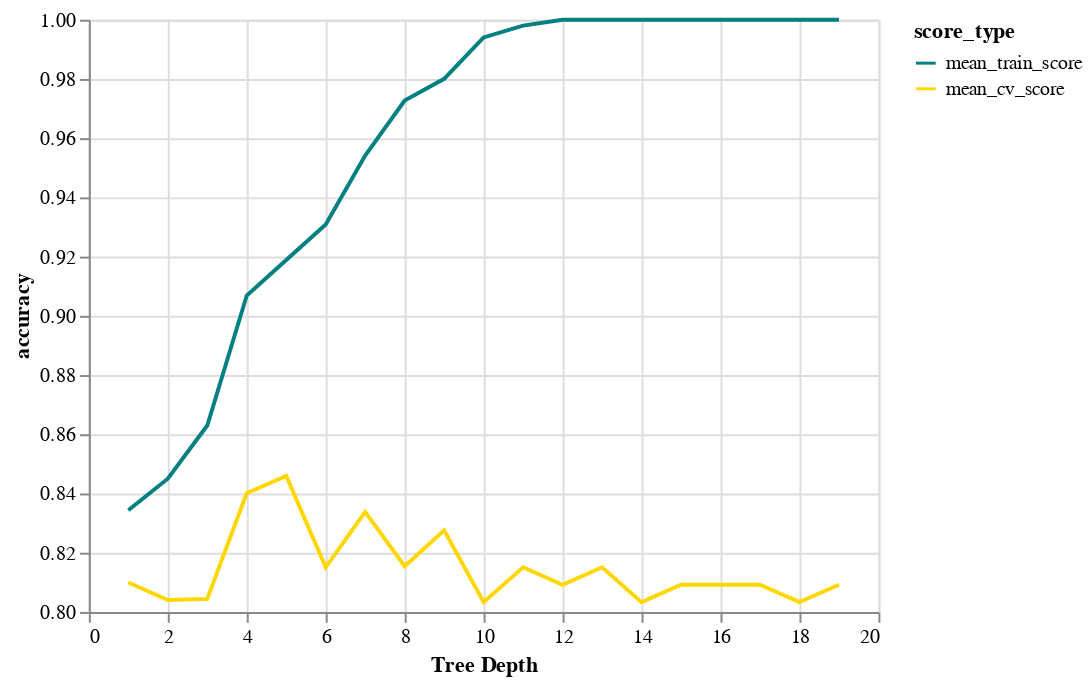

Here is the notebook cell this chart was saved with:
### Code cell
chart1.encode(alt.Y('accuracy:Q', scale=alt.Scale(zero=False)))

### Figure 1 — Vega-Lite specification as saved in the notebook (floating-point values rounded to 4 significant figures)
{"config": {"view": {"continuousWidth": 400, "continuousHeight": 300}}, "data": {"name": "data-86c77f1376e2787ff55a249e2beed107"}, "mark": "line", "encoding": {"color": {"type": "nominal", "field": "score_type", "scale": {"domain": ["mean_train_score", "mean_cv_score"], "range": ["teal", "gold"]}}, "x": {"type": "quantitative", "axis": {"title": "Tree Depth"}, "field": "depth"}, "y": {"type": "quantitative", "field": "accuracy", "scale": {"zero": false}}}, "$schema": "https://vega.github.io/schema/vega-lite/v4.8.1.json", "datasets": {"data-86c77f1376e2787ff55a249e2beed107": [{"depth": 1, "score_type": "mean_train_score", "accuracy": 0.8343}, {"depth": 2, "score_type": "mean_train_score", "accuracy": 0.845}, {"depth": 3, "score_type": "mean_train_score", "accuracy": 0.863}, {"depth": 4, "score_type": "mean_train_score", "accuracy": 0.9069}, {"depth": 5, "score_type": "mean_train_score", "accuracy": 0.9188}, {"depth": 6, "score_type": "mean_train_score", "accuracy": 0.9308}, {"depth": 7, "score_type": "mean_train_score", "accuracy": 0.9541}, {"depth": 8, "score_type": "mean_train_score", "accuracy": 0.9727}, {"depth": 9, "score_type": "mean_train_score", "accuracy": 0.98}, {"depth": 10, "score_type": "mean_train_score", "accuracy": 0.994}, {"depth": 11, "score_type": "mean_train_score", "accuracy": 0.998}, {"depth": 12, "score_type": "mean_train_score", "accuracy": 1.0}, {"depth": 13, "score_type": "mean_train_score", "accuracy": 1.0}, {"depth": 14, "score_type": "mean_train_score", "accuracy": 1.0}, {"depth": 15, "score_type": "mean_train_score", "accuracy": 1.0}, {"depth": 16, "score_type": "mean_train_score", "accuracy": 1.0}, {"depth": 17, "score_type": "mean_train_score", "accuracy": 1.0}, {"depth": 18, "score_type": "mean_train_score", "accuracy": 1.0}, {"depth": 19, "score_type": "mean_train_score", "accuracy": 1.0}, {"depth": 1, "score_type": "mean_cv_score", "accuracy": 0.8099}, {"depth": 2, "score_type": "mean_cv_score", "accuracy": 0.804}, {"depth": 3, "score_type": "mean_cv_score", "accuracy": 0.8044}, {"depth": 4, "score_type": "mean_cv_score", "accuracy": 0.8401}, {"depth": 5, "score_type": "mean_cv_score", "accuracy": 0.846}, {"depth": 6, "score_type": "mean_cv_score", "accuracy": 0.8151}, {"depth": 7, "score_type": "mean_cv_score", "accuracy": 0.8338}, {"depth": 8, "score_type": "mean_cv_score", "accuracy": 0.8154}, {"depth": 9, "score_type": "mean_cv_score", "accuracy": 0.8276}, {"depth": 10, "score_type": "mean_cv_score", "accuracy": 0.8033}, {"depth": 11, "score_type": "mean_cv_score", "accuracy": 0.8151}, {"depth": 12, "score_type": "mean_cv_score", "accuracy": 0.8092}, {"depth": 13, "score_type": "mean_cv_score", "accuracy": 0.8151}, {"depth": 14, "score_type": "mean_cv_score", "accuracy": 0.8033}, {"depth": 15, "score_type": "mean_cv_score", "accuracy": 0.8092}, {"depth": 16, "score_type": "mean_cv_score", "accuracy": 0.8092}, {"depth": 17, "score_type": "mean_cv_score", "accuracy": 0.8092}, {"depth": 18, "score_type": "mean_cv_score", "accuracy": 0.8033}, {"depth": 19, "score_type": "mean_cv_score", "accuracy": 0.8092}]}}
